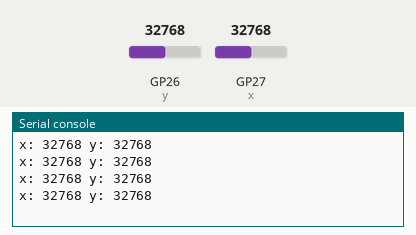
This program was run on a simulated Raspberry Pi Pico running MicroPython. On the bench: the last lines printed to the serial console. The inputs (shaded band) are chosen by the test bench; at power-on: GP26 (y) = 32768, GP27 (x) = 32768 (analog values on the 0–65535 scale).

Above: at 1.2 s.
1.3 s: GP26 (y) set to 45874
At 1.71 s:
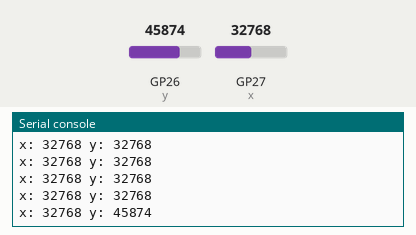
2.8 s: GP27 (x) set to 45874
At 2.91 s:
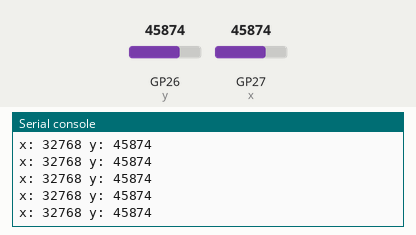
4.3 s: GP26 (y) set to 57670
At 4.41 s:
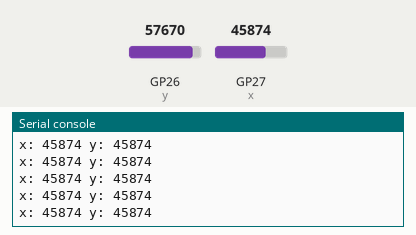
5.8 s: GP27 (x) set to 57670
At 5.91 s:
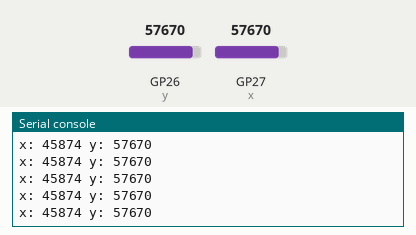
Timing chart, 0 to 8.3 s (numbered marks = the images above; inputs shaded):
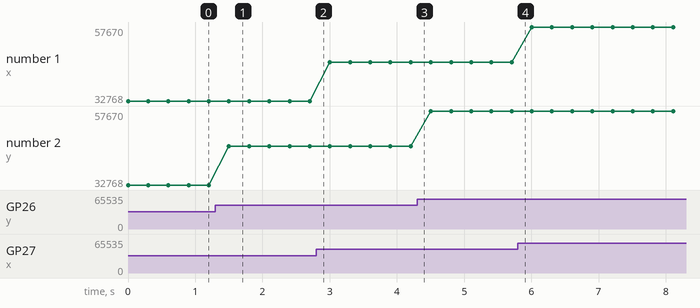

Measured:
- after the input at 1.3 s, the serial console: prints a new line after 0.20 s (image 1)
- plotted number 2: 32768 → 45874 after the input at 1.3 s, 45874 → 57670 after the input at 4.3 s

The program:

01_ler_eixos.py
```python
from machine import Pin, ADC
import time

# Eixos analogicos do joystick.
x = ADC(Pin(27))
y = ADC(Pin(26))

while True:
    # Cada leitura vai de 0 a 65535.
    print("x:", x.read_u16(), "y:", y.read_u16())
    time.sleep_ms(300)
```
